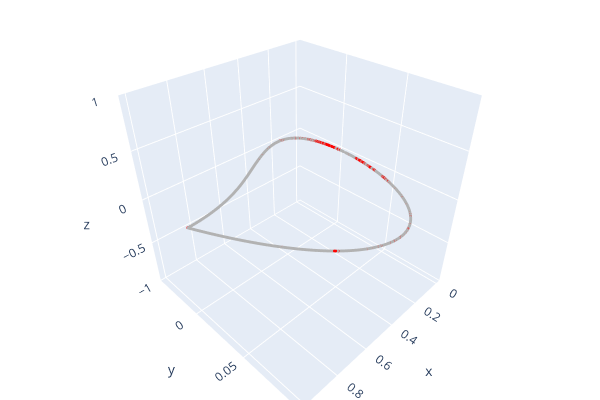

Source (notebook cell):
### Code cell
# 2) Forward pass to get logits and critical indices
with torch.no_grad():
    logits, crit_idxs, _ = classifier15(points.unsqueeze(0).transpose(2, 1))  # crit_idxs: (1, C)
    crit_idxs = crit_idxs[0]                                                # (C,)
    crit_idxs = torch.unique(crit_idxs)                                     # unique indices

# 3) Build point clouds for visualization
all_pts  = points.cpu().numpy()                   # (N, 3)
crit_pts = all_pts[crit_idxs.cpu().numpy()]       # (M, 3) with M <= C

# Open3D requires colors in [0, 1]
import open3d as o3
import numpy as np

grey = np.array([0.7, 0.7, 0.7])
red  = np.array([1.0, 0.0, 0.0])

pc_all = o3.geometry.PointCloud()
pc_all.points = o3.utility.Vector3dVector(all_pts)
pc_all.colors = o3.utility.Vector3dVector(np.repeat(grey[None, :], all_pts.shape[0], axis=0))

pc_crit = o3.geometry.PointCloud()
pc_crit.points = o3.utility.Vector3dVector(crit_pts)
pc_crit.colors = o3.utility.Vector3dVector(np.repeat(red[None, :], crit_pts.shape[0], axis=0))

o3.visualization.draw_plotly([pc_all, pc_crit])   # or draw(pc_all); draw(pc_crit) locally

### Figure 1 — Plotly figure (JSON) as saved in the notebook; plotly's stock layout.template omitted (floating-point values rounded to 4 significant figures; data arrays with more than 128 entries replaced by an {"elided": "..."} marker saying what was removed)
{"data": [{"marker": {"color": {"elided": "10000x3 float values"}, "size": 1}, "mode": "markers", "type": "scatter3d", "x": {"elided": "10000 float values"}, "y": {"elided": "10000 float values"}, "z": {"elided": "10000 float values"}}, {"marker": {"color": {"elided": "244x3 float values"}, "size": 1}, "mode": "markers", "type": "scatter3d", "x": {"elided": "244 float values"}, "y": {"elided": "244 float values"}, "z": {"elided": "244 float values"}}], "layout": {"height": 400, "margin": {"b": 0, "l": 0, "r": 0, "t": 0}, "scene": {"camera": {"center": {"x": 0, "y": 0, "z": 0}, "up": {"x": 0, "y": 0, "z": 1}}}, "showlegend": false, "width": 600}}
